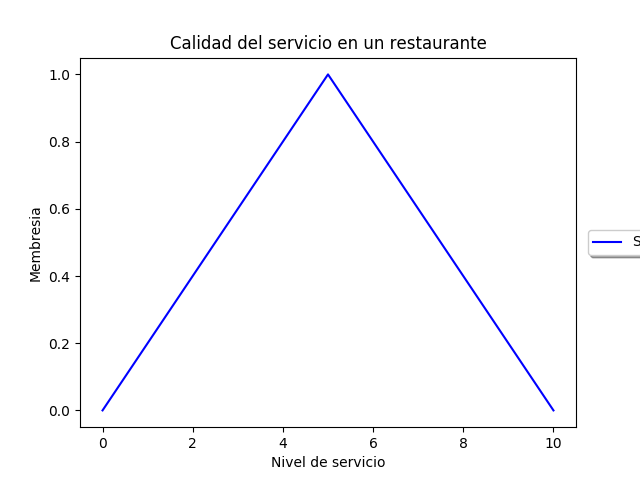

Python code for this plot:
import numpy as np
import skfuzzy as sk
import matplotlib.pyplot as plt

x= np.arange(0, 11, 1)
calidad = sk.trimf (x, [0,5,10])

plt.figure()
plt.plot(x, calidad, 'b', linewidth=1.5, label='Servicio')

plt.title('Calidad del servicio en un restaurante')
plt.ylabel('Membresia')
plt.xlabel('Nivel de servicio')
plt.legend(loc='center right', bbox_to_anchor=(1.25, 0.5), ncol=1, fancybox=True, shadow=True)
plt.show()
